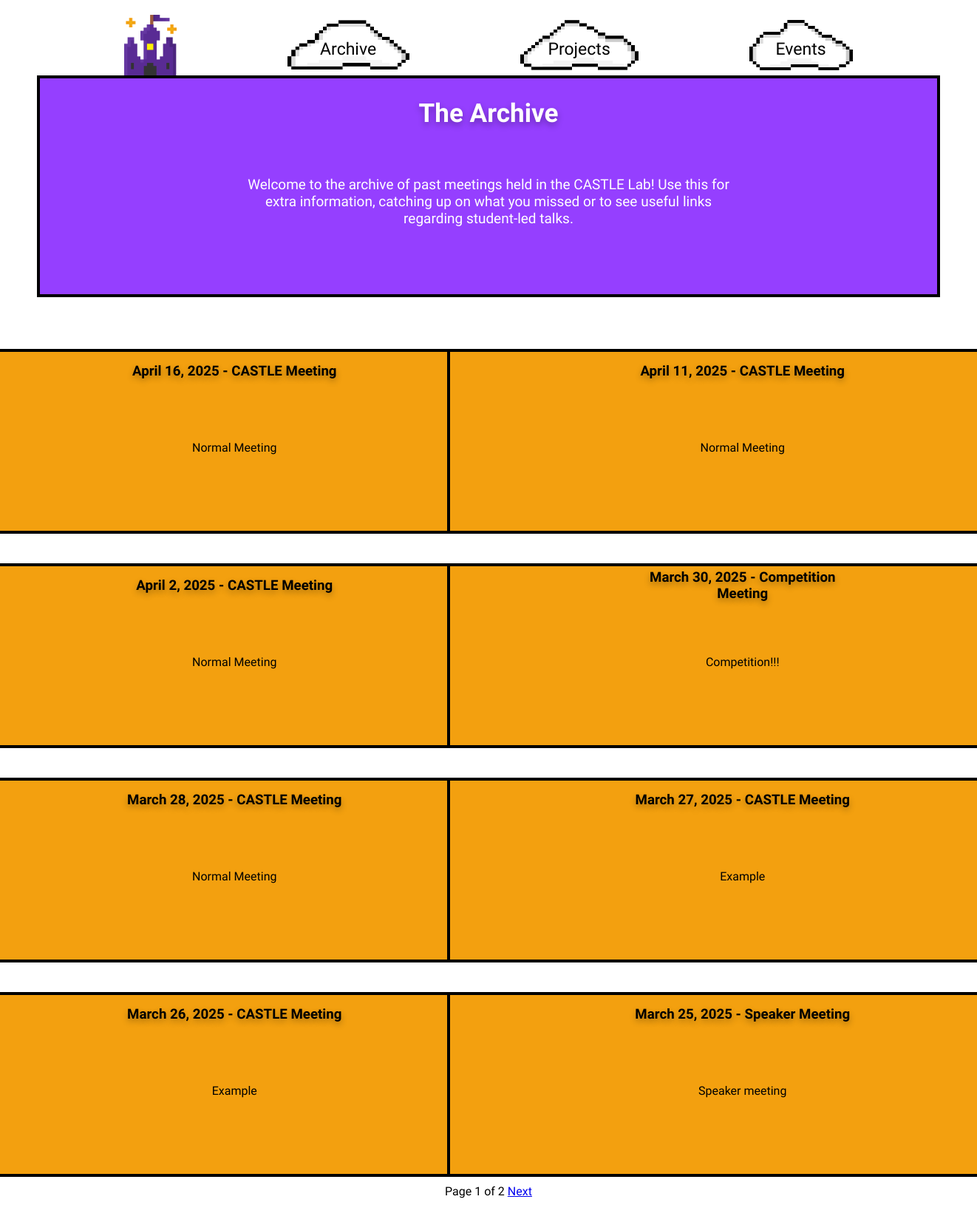
Page /archive/ on the committed database.
### website/models.py (models this page shows, shortened)
class Archive(models.Model):
    date = models.DateField()
    description = models.CharField(max_length=100)
    CASTLE = 'CASTLE'
    COMPETITION = 'Competition'
    SPEAKER = 'Speaker'
    OTHER = 'Other'
    TYPE_CHOICES = [
        (CASTLE, 'Castle'),
        (COMPETITION, 'Competition'),
        (SPEAKER, 'Speaker'),
        (OTHER, 'Other')
        ]
    type = models.CharField(max_length=12,choices=TYPE_CHOICES,default=CASTLE)
    class Meta:
        db_table = 'archive'

### website/views.py (the view)
# urls.py: path('archive/', views.archive, name='archive'),
def archive(request):
    archives = Archive.objects.all().order_by('-date')
    per_page = 8  # Number of meetings per page
    paginator = Paginator(archives, per_page)
    page_number = request.GET.get('page', 1)  # Get the current page number
    try:
        page_obj = paginator.page(page_number)
    except PageNotAnInteger:
        page_obj = paginator.page(1)
    except EmptyPage:
        page_obj = paginator.page(paginator.num_pages)
    archive_websites = {
        book: Website.objects.filter(meeting_date=book.date) for book in page_obj
    }
    return render(request, 'archive.html', {'archive_websites': archive_websites, 'page_obj': page_obj})

### website/templates/archive.html (shortened to what this page needs)
{% load static %}
<!DOCTYPE html>
<html lang="en">
    <head>
        <link rel="stylesheet" href="{% static 'styles/styles.css' %}">
    </head>
    <body>
        <header id="header-section">
            <div id="line"></div>
            <nav>
                <a href="{% url 'index' %}" class="container base">
                    <img src="../static/images/castlealone.png" alt="Link to Home Page" id="navhome_img">
                </a>
                <a href="{% url 'archive' %}" class="container base">
                    <img src="../static/images/cloud5.png" alt="Link to Archive Page" id="navarchive_img">
                    <span class="centered">Archive</span>
                </a>
                <a href="{% url 'projects' %}" class="container base">
                    <img src="../static/images/cloud4.png" alt="Link to Projects Page" id="navprojects_img">
                    <span class="centered">Projects</span>
                </a>
                <a href="{% url 'events' %}" class="container base">
                    <img src="../static/images/cloud3.png" alt="Link to Events Page" id="navevents_img">
                    <span class="centered">Events</span>
                </a>
            </nav>
        </header>
        <div id="lander" class="container">
            <div class="rect-purple rect-projects"></div>
            <h3 class="archtitle-centered shadow">The Archive</h3>
            <p class="centered" id="archive-par">Welcome to the archive of past meetings held in the CASTLE Lab! Use this for extra information, catching up on what you missed or to see useful links regarding student-led talks.</p>
        </div>
        <div id="line2"></div>
        <div id="archivegrid-spacing">
            {% for book, websites in archive_websites.items %}
                <div class="container arch" id="archive_grid">
                    <div class="rect-orange rect-past-talk"></div>
                    <h3 class="title-centered shadow">{{ book.date }} - {{ book.type }} Meeting</h3>
                    <p class="titlelist-center" id="meetingtitle-list">
                        {{ book.description }}
                    </p>
                </div>
            {% endfor %}
        </div>
        <div class="pagination">
            <span>Page {{ page_obj.number }} of {{ page_obj.paginator.num_pages }}</span>
            {% if page_obj.has_next %}
                <a href="?page={{ page_obj.next_page_number }}">Next</a>
            {% endif %}
        </div>
        <div id="line2"></div>
    </body>
</html>

### website/static/styles/styles.css (style rules this page uses)
* { margin: 0; padding: 0; box-sizing: border-box; }
body { font-family: "Michroma", sans-serif; font-size: 1rem; transform: scale(1); }
header nav { display: flex; flex-wrap: wrap; justify-content: center; align-items: center; font-family: "Micro 5", sans-serif; font-size: 23px; color: black; margin-bottom: 0; padding-bottom: 0; }
header #navhome_img { width: 75; height: 82px; margin-bottom: 4px; }
header #navarchive_img { width: 165px; height: 80px; }
header #navprojects_img { width: 160px; height: 80px; }
header #navevents_img { width: 140px; height: 80px; }
.container { position: relative; text-align: center; color: black; }
.base { margin-right: 150px; }
.arch { margin: 10px 0; }
.centered { position: absolute; top: 50%; left: 50%; transform: translate(-50%, -50%); z-index: 1; }
.title-centered { word-wrap: break-word; white-space: nowrap; position: absolute; top: 12%; left: 50%; transform: translate(-50%, -50%); z-index: 1; max-width: 90%; text-align: center; white-space: normal; }
.titlelist-center { position: absolute; top: 45%; left: 50%; transform: translate(-50%, -50%); z-index: 1; }
.archtitle-centered { word-wrap: break-word; white-space: nowrap; position: absolute; top: 17%; left: 50%; transform: translate(-50%, -50%); z-index: 1; max-width: 90%; text-align: center; white-space: normal; }
.container:last-child { margin-right: 0; }
.pagination { text-align: center; }
#line { width: 100%; height: 20px; }
#line2 { width: 100%; height: 20px; margin: 20px 0; }
#lander { color: white; font-size: 30px; display: flex; justify-content: center; align-items: center; margin-top: -10px; padding-top: 0; }
#archive-par { color: white; max-width: 90%; text-align: center; margin-top: 20px; font-size: 19px; }
#meetingtitle-list { color: black; max-width: 200%; text-align: center; margin-top: 20px; }
#archive_grid { flex: none; display: flex; flex-direction: column; justify-content: center; align-items: center; position: relative; text-align: center; box-sizing: border-box; width: 48%; }
#archivegrid-spacing { display: flex; flex-wrap: wrap; justify-content: space-between; gap: 20px; margin: 0 auto; }
.shadow { text-shadow: 0 4px 8px rgba(0, 0, 0, 0.3); }
.rect-purple { background-color: #953FFF; border: 4px solid black; }
.rect-orange { background-color: #F3A00F; border: 4px solid black; }
.rect-archive1, .rect-projects { margin-left: 50px; margin-right: 50px; width: 1800px; }
.rect-projects { height: 300px; }
.rect-past-talk { width: 800px; height: 250px; }

### rows in the picture
Archive: date "April 16, 2025", type "CASTLE", description "Normal Meeting"
Archive: date "April 11, 2025", type "CASTLE", description "Normal Meeting"
Archive: date "April 2, 2025", type "CASTLE", description "Normal Meeting"
Archive: date "March 30, 2025", type "Competition", description "Competition!!!"
Archive: date "March 28, 2025", type "CASTLE", description "Normal Meeting"
Archive: date "March 27, 2025", type "CASTLE", description "Example"
Archive: date "March 26, 2025", type "CASTLE", description "Example"
Archive: date "March 25, 2025", type "Speaker", description "Speaker meeting"

### other values in the picture
{{ page_obj.number }} "1"
{{ page_obj.paginator.num_pages }} "2"
